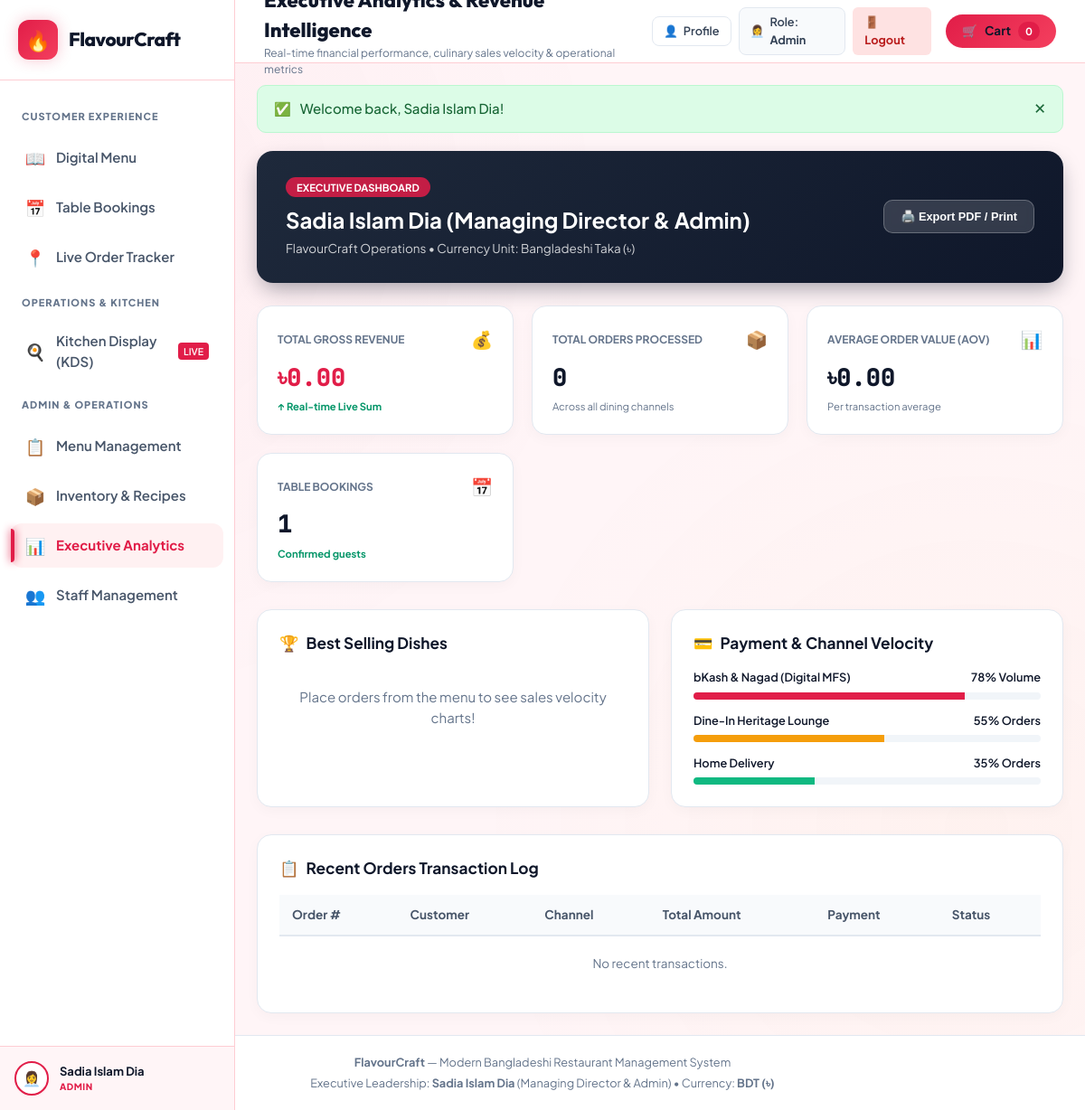
Before: /analytics.php (signed in) with the older database file.
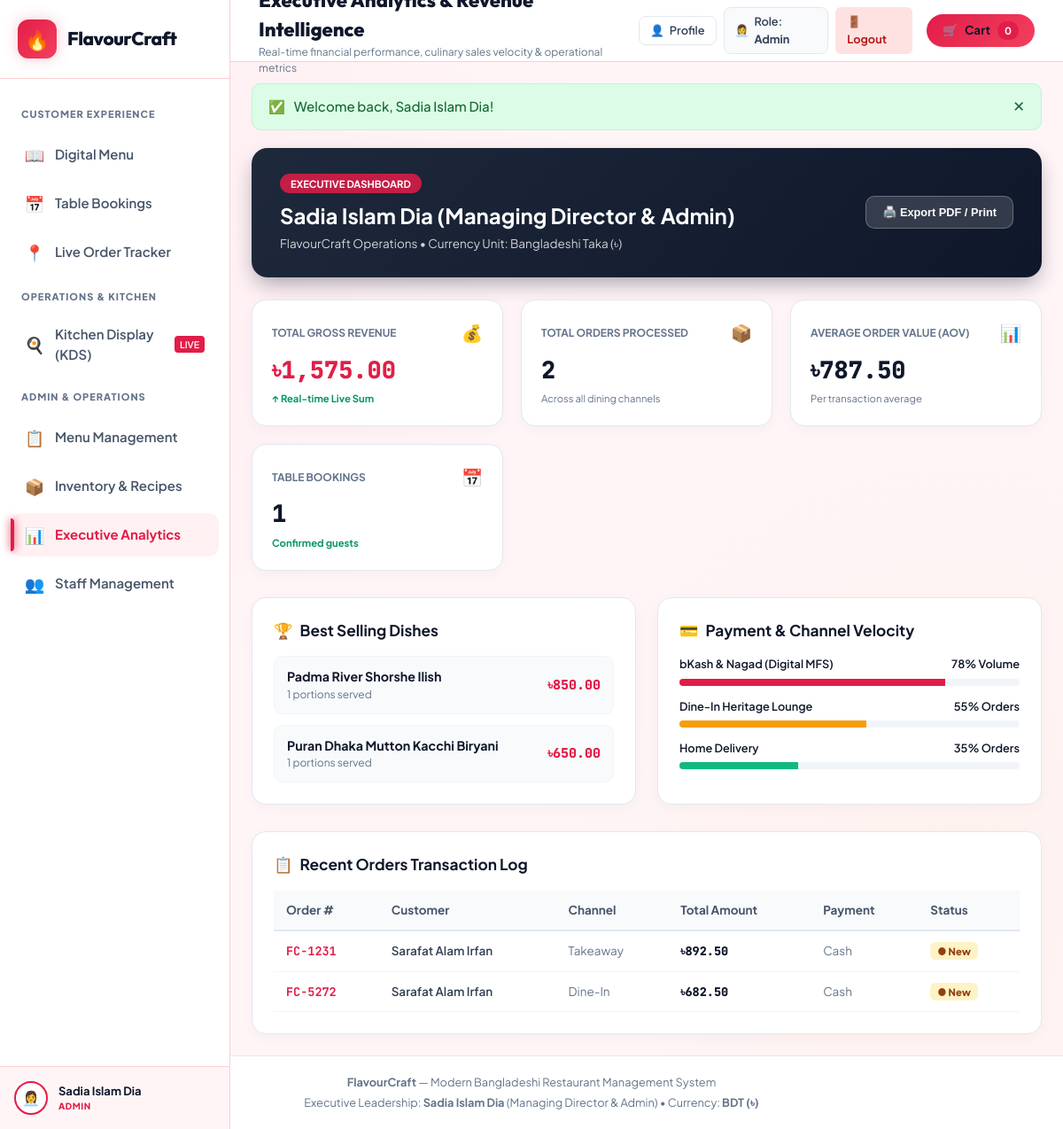
After: the same page with the newer database file.
### tables this page shows
CREATE TABLE `orders` (
  `id` int(11) NOT NULL AUTO_INCREMENT,
  `order_uid` varchar(64) NOT NULL,
  `order_number` varchar(50) NOT NULL,
  `order_type` enum('Dine-In','Takeaway','Delivery') NOT NULL DEFAULT 'Dine-In',
  `table_number` varchar(20) DEFAULT NULL,
  `delivery_address` text DEFAULT NULL,
  `customer_name` varchar(100) NOT NULL,
  `customer_phone` varchar(30) NOT NULL,
  `subtotal` decimal(10,2) NOT NULL DEFAULT 0.00,
  `tax_vat` decimal(10,2) NOT NULL DEFAULT 0.00,
  `service_charge` decimal(10,2) NOT NULL DEFAULT 0.00,
  `delivery_fee` decimal(10,2) NOT NULL DEFAULT 0.00,
  `discount_amount` decimal(10,2) NOT NULL DEFAULT 0.00,
  `total_amount` decimal(10,2) NOT NULL DEFAULT 0.00,
  `payment_method` varchar(50) DEFAULT 'bKash',
  `payment_status` enum('Pending','Paid','Refunded') DEFAULT 'Paid',
  `status` enum('New','Preparing','Ready to Serve','Out for Delivery','Completed') DEFAULT 'New',
  `created_at` timestamp NOT NULL DEFAULT current_timestamp(),
  PRIMARY KEY (`id`),
  UNIQUE KEY `order_uid` (`order_uid`),
  UNIQUE KEY `order_number` (`order_number`)
);

### config/db.php (called while the page is built, shortened)
<?php
function format_bdt($amount) {
    return '৳' . number_format((float)$amount, 2);
}

### analytics.php (the view, shortened to what the changed rows need)
<?php
require_once __DIR__ . '/includes/header.php';
$conn = get_db();
$total_revenue = 0;
$total_orders = 0;
$avg_order_value = 0;
$top_dishes = [];
$recent_orders = [];
if ($conn) {
    $rev_res = mysqli_query($conn, "SELECT COUNT(id) AS total_orders, SUM(total_amount) AS total_revenue FROM orders");
    if ($rev_res && $rev_row = mysqli_fetch_assoc($rev_res)) {
        $total_orders = (int)($rev_row['total_orders'] ?? 0);
        $total_revenue = (float)($rev_row['total_revenue'] ?? 0);
        $avg_order_value = ($total_orders > 0) ? ($total_revenue / $total_orders) : 0;
    }
    $top_sql = "
        SELECT item_name, SUM(quantity) AS total_qty, SUM(item_total) AS total_sales
        FROM order_items
        GROUP BY item_name
        ORDER BY total_qty DESC
        LIMIT 5
    ";
    $top_res = mysqli_query($conn, $top_sql);
    if ($top_res) {
        while ($row = mysqli_fetch_assoc($top_res)) {
            $top_dishes[] = $row;
        }
    }
    $recent_res = mysqli_query($conn, "SELECT * FROM orders ORDER BY id DESC LIMIT 8");
    if ($recent_res) {
        while ($row = mysqli_fetch_assoc($recent_res)) {
            $recent_orders[] = $row;
        }
    }
}
?>
<div style="background: linear-gradient(135deg, #1e293b, #0f172a); border-radius: 18px; padding: 28px 32px; color: #fff; margin-bottom: 25px; display: flex; justify-content: space-between; align-items: center; flex-wrap: wrap; gap: 20px; box-shadow: 0 10px 25px -5px rgba(15, 23, 42, 0.4);">
  <div>
    <h2 style="margin: 8px 0 4px; font-size: 1.6rem; color: #fff;">
      Sadia Islam Dia (Managing Director & Admin)
    </h2>
  </div>
</div>
<div style="display: grid; grid-template-columns: repeat(auto-fit, minmax(220px, 1fr)); gap: 20px; margin-bottom: 30px;">
  <div style="background: #fff; border-radius: 16px; padding: 22px; border: 1px solid #e2e8f0; box-shadow: 0 4px 15px rgba(0,0,0,0.03);">
    <div style="display: flex; justify-content: space-between; align-items: center;">
      <span style="font-size: 0.8rem; color: #64748b; font-weight: 700; text-transform: uppercase;">Total Gross Revenue</span>
      <span style="font-size: 1.3rem;">💰</span>
    </div>
    <div style="font-family: 'JetBrains Mono', monospace; font-size: 1.8rem; font-weight: 800; color: #e11d48; margin-top: 6px;">
      <?php echo format_bdt($total_revenue); ?>
    </div>
    <div style="font-size: 0.75rem; color: #059669; font-weight: 700; margin-top: 4px;">
      ↑ Real-time Live Sum
    </div>
  </div>
  <div style="background: #fff; border-radius: 16px; padding: 22px; border: 1px solid #e2e8f0; box-shadow: 0 4px 15px rgba(0,0,0,0.03);">
    <div style="display: flex; justify-content: space-between; align-items: center;">
      <span style="font-size: 0.8rem; color: #64748b; font-weight: 700; text-transform: uppercase;">Total Orders Processed</span>
      <span style="font-size: 1.3rem;">📦</span>
    </div>
    <div style="font-family: 'JetBrains Mono', monospace; font-size: 1.8rem; font-weight: 800; color: #0f172a; margin-top: 6px;">
      <?php echo $total_orders; ?>
    </div>
    <div style="font-size: 0.75rem; color: #64748b; margin-top: 4px;">
      Across all dining channels
    </div>
  </div>
  <div style="background: #fff; border-radius: 16px; padding: 22px; border: 1px solid #e2e8f0; box-shadow: 0 4px 15px rgba(0,0,0,0.03);">
    <div style="display: flex; justify-content: space-between; align-items: center;">
      <span style="font-size: 0.8rem; color: #64748b; font-weight: 700; text-transform: uppercase;">Average Order Value (AOV)</span>
      <span style="font-size: 1.3rem;">📊</span>
    </div>
    <div style="font-family: 'JetBrains Mono', monospace; font-size: 1.8rem; font-weight: 800; color: #0f172a; margin-top: 6px;">
      <?php echo format_bdt($avg_order_value); ?>
    </div>
    <div style="font-size: 0.75rem; color: #64748b; margin-top: 4px;">
      Per transaction average
    </div>
  </div>
</div>
<div style="display: grid; grid-template-columns: 1fr 1fr; gap: 24px; margin-bottom: 30px;">
  <div style="background: #fff; border-radius: 16px; padding: 24px; border: 1px solid #e2e8f0; box-shadow: 0 4px 15px rgba(0,0,0,0.03);">
    <h3 style="font-size: 1.15rem; margin: 0 0 16px; color: #0f172a; display: flex; align-items: center; gap: 8px;">
      <span>🏆</span> Best Selling Dishes
    </h3>
    <?php if (empty($top_dishes)): ?>
      <div style="padding: 20px; text-align: center; color: #64748b;">
        Place orders from the menu to see sales velocity charts!
      </div>
    <?php else: ?>
      <div style="display: flex; flex-direction: column; gap: 12px;">
        <?php foreach ($top_dishes as $dish): ?>
          <div style="display: flex; justify-content: space-between; align-items: center; padding: 12px 14px; background: #f8fafc; border-radius: 10px; border: 1px solid #f1f5f9;">
            <div>
              <div style="font-weight: 700; color: #0f172a; font-size: 0.95rem;"><?php echo htmlspecialchars($dish['item_name']); ?></div>
              <div style="font-size: 0.8rem; color: #64748b;"><?php echo (int)$dish['total_qty']; ?> portions served</div>
            </div>
            <div style="font-family: 'JetBrains Mono', monospace; font-weight: 800; color: #e11d48;">
              <?php echo format_bdt($dish['total_sales']); ?>
            </div>
          </div>
        <?php endforeach; ?>
      </div>
    <?php endif; ?>
  </div>
</div>
<div style="background: #fff; border-radius: 16px; padding: 24px; border: 1px solid #e2e8f0; box-shadow: 0 4px 15px rgba(0,0,0,0.03);">
  <div style="overflow-x: auto;">
    <table style="width: 100%; border-collapse: collapse; font-size: 0.9rem; text-align: left;">
      <thead>
        <tr style="background: #f8fafc; border-bottom: 2px solid #e2e8f0; color: #475569;">
          <th style="padding: 12px 14px;">Order #</th>
          <th style="padding: 12px 14px;">Customer</th>
          <th style="padding: 12px 14px;">Channel</th>
          <th style="padding: 12px 14px;">Total Amount</th>
          <th style="padding: 12px 14px;">Payment</th>
          <th style="padding: 12px 14px;">Status</th>
        </tr>
      </thead>
      <tbody>
        <?php if (empty($recent_orders)): ?>
          <tr>
            <td colspan="6" style="padding: 20px; text-align: center; color: #64748b;">No recent transactions.</td>
          </tr>
        <?php else: ?>
          <?php foreach ($recent_orders as $ord): ?>
            <tr style="border-bottom: 1px solid #f1f5f9;">
              <td style="padding: 12px 14px; font-family: 'JetBrains Mono', monospace; font-weight: 700; color: #0f172a;">
                <a href="track_order.php?order_id=<?php echo urlencode($ord['order_number']); ?>" style="color: #e11d48; text-decoration: none;">
                  <?php echo htmlspecialchars($ord['order_number']); ?>
                </a>
              </td>
              <td style="padding: 12px 14px; font-weight: 600; color: #334155;">
                <?php echo htmlspecialchars($ord['customer_name']); ?>
              </td>
              <td style="padding: 12px 14px; color: #64748b;">
                <?php echo htmlspecialchars($ord['order_type']); ?>
              </td>
              <td style="padding: 12px 14px; font-family: 'JetBrains Mono', monospace; font-weight: 800; color: #0f172a;">
                <?php echo format_bdt($ord['total_amount']); ?>
              </td>
              <td style="padding: 12px 14px; color: #64748b;">
                <?php echo htmlspecialchars($ord['payment_method']); ?>
              </td>
              <td style="padding: 12px 14px;">
                <span style="font-size: 0.75rem; font-weight: 800; padding: 3px 8px; border-radius: 6px; <?php echo ($ord['status'] === 'Completed') ? 'background: #dcfce7; color: #166534;' : 'background: #fef3c7; color: #92400e;'; ?>">
                  ● <?php echo htmlspecialchars($ord['status']); ?>
                </span>
              </td>
            </tr>
          <?php endforeach; ?>
        <?php endif; ?>
      </tbody>
    </table>
  </div>
</div>
<?php require_once __DIR__ . '/includes/footer.php'; ?>

Changed rows visible on the page:
added orders: order_number "FC-1231", customer_name "Sarafat Alam Irfan", order_type "Takeaway", total_amount "৳892.50", payment_method "Cash", status "New"
added orders: order_number "FC-5272", customer_name "Sarafat Alam Irfan", order_type "Dine-In", total_amount "৳682.50", payment_method "Cash", status "New"
Other visible differences:
format_bdt($total_revenue): "৳0.00" → "৳1,575.00"
$total_orders: "0" → "2"
format_bdt($avg_order_value): "৳0.00" → "৳787.50"
new list line: "Padma River Shorshe Ilish 1 portions served ৳850.00"
new list line: "Puran Dhaka Mutton Kacchi Biryani 1 portions served ৳650.00"
text no longer shown: "Place orders from the menu to see sales velocity charts! No recent transactions."
